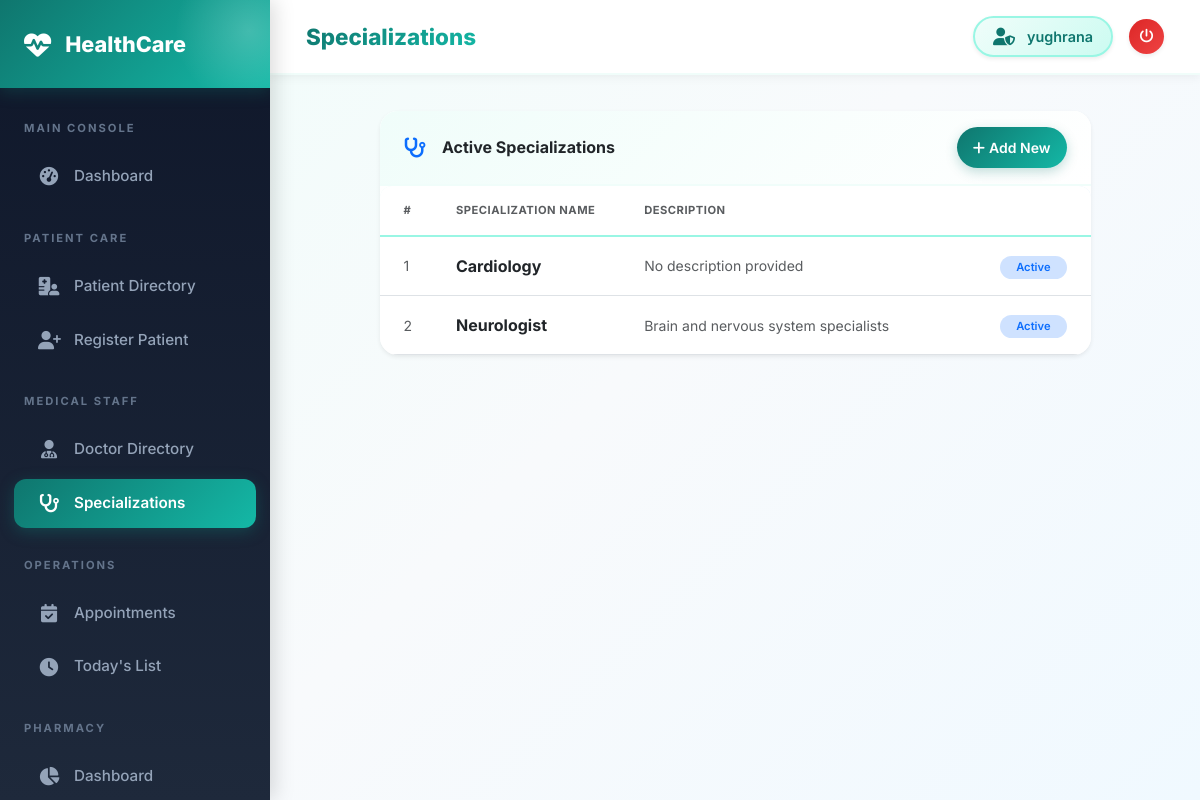
Screenshot of /doctors/specializations/ (signed in) with the database file from the repository.
### doctors/models.py (models this page shows, shortened)
class Specialization(models.Model):
    name = models.CharField(max_length=100, unique=True)
    description = models.TextField(blank=True)

### doctors/views.py (the view)
# urls.py: path('specializations/', views.specialization_list, name='specialization_list'),
@login_required
def specialization_list(request):
    specializations = Specialization.objects.all()
    return render(request, 'doctors/specialization_list.html', {'specializations': specializations})

### templates/doctors/specialization_list.html (shortened to what this page needs)
{% extends 'base/base.html' %}
{% block page_title %}Specializations{% endblock %}
{% block content %}
<div class="row justify-content-center">
    <div class="col-lg-10">
        <div class="card shadow-sm border-0">
            <div class="card-header bg-white py-3 px-4 d-flex justify-content-between align-items-center">
                <div class="d-flex align-items-center">
                    <i class="fas fa-stethoscope text-primary fa-lg me-3"></i>
                    <h6 class="mb-0 fw-bold">Active Specializations</h6>
                </div>
                <a href="{% url 'specialization_create' %}" class="btn btn-primary btn-sm rounded-pill px-3">
                    <i class="fas fa-plus me-1"></i>Add New
                </a>
            </div>
            <div class="card-body p-0">
                <div class="table-responsive">
                    <table class="table table-hover align-middle mb-0">
                        <thead class="bg-light">
                            <tr>
                                <th class="px-4 py-3 small text-uppercase text-muted fw-bold border-0">#</th>
                                <th class="py-3 small text-uppercase text-muted fw-bold border-0">Specialization Name</th>
                                <th class="py-3 small text-uppercase text-muted fw-bold border-0">Description</th>
                                <th class="px-4 py-3 border-0"></th>
                            </tr>
                        </thead>
                        <tbody class="border-top-0">
                            {% for s in specializations %}
                            <tr>
                                <td class="px-4 py-3 text-muted small">{{ forloop.counter }}</td>
                                <td class="py-3 fw-bold text-dark">{{ s.name }}</td>
                                <td class="py-3 text-muted small" style="max-width: 400px; white-space: normal;">
                                    {{ s.description|default:"No description provided" }}
                                </td>
                                <td class="px-4 py-3 text-end">
                                    <span class="badge bg-primary-subtle text-primary rounded-pill px-3">Active</span>
                                </td>
                            </tr>
                            {% endfor %}
                        </tbody>
                    </table>
                </div>
            </div>
        </div>
    </div>
</div>
{% endblock %}

### templates/base/base.html (shortened to what this page needs)
<!doctype html>
<html lang="en">
  <head>
    <link href="https://cdn.jsdelivr.net/npm/bootstrap@5.3.0/dist/css/bootstrap.min.css" rel="stylesheet" />
    <link href="https://cdnjs.cloudflare.com/ajax/libs/font-awesome/6.4.0/css/all.min.css" rel="stylesheet" />
  </head>
  <body>
    {% if user.is_authenticated %}
    <div class="sidebar" id="sidebar">
      <div class="sidebar-brand">
        <i class="fas fa-heartbeat"></i>
        <span>HealthCare</span>
      </div>
      <nav class="mt-2 pb-5">
        <div class="nav-section">Main Console</div>
        <a href="{% url 'dashboard' %}" class="nav-link {% if request.resolver_match.url_name == 'dashboard' %}active{% endif %}">
          <i class="fas fa-tachometer-alt"></i> Dashboard
        </a>
        <div class="nav-section">Patient Care</div>
        <a href="{% url 'patient_list' %}" class="nav-link {% if request.resolver_match.url_name == 'patient_list' %}active{% endif %}">
          <i class="fas fa-hospital-user"></i> Patient Directory
        </a>
        <a href="{% url 'patient_create' %}" class="nav-link {% if request.resolver_match.url_name == 'patient_create' %}active{% endif %}">
          <i class="fas fa-user-plus"></i> Register Patient
        </a>
        <div class="nav-section">Medical Staff</div>
        <a href="{% url 'doctor_list' %}" class="nav-link {% if request.resolver_match.url_name == 'doctor_list' %}active{% endif %}">
          <i class="fas fa-user-md"></i> Doctor Directory
        </a>
        <a href="{% url 'specialization_list' %}" class="nav-link {% if 'specialization' in request.resolver_match.url_name %}active{% endif %}">
          <i class="fas fa-stethoscope"></i> Specializations
        </a>
        <div class="nav-section">Operations</div>
        <a href="{% url 'appointment_list' %}" class="nav-link {% if request.resolver_match.url_name == 'appointment_list' %}active{% endif %}">
          <i class="fas fa-calendar-check"></i> Appointments
        </a>
        <a href="{% url 'today_appointments' %}" class="nav-link {% if request.resolver_match.url_name == 'today_appointments' %}active{% endif %}">
          <i class="fas fa-clock"></i> Today's List
        </a>
        <div class="nav-section">Pharmacy</div>
        <a href="{% url 'pharmacy_dashboard' %}" class="nav-link {% if request.resolver_match.url_name == 'pharmacy_dashboard' %}active{% endif %}">
          <i class="fas fa-chart-pie"></i> Dashboard
        </a>
      </nav>
    </div>
    <div class="main-content">
      <div class="topbar">
        <div class="d-flex align-items-center">
            <span class="topbar-title">{% block page_title %}HealthCare Portal{% endblock %}</span>
        </div>
        <div class="d-flex align-items-center gap-3">
          <div class="user-badge shadow-sm">
            <i class="fas fa-user-shield"></i>
            <span>{{ user.get_full_name|default:user.username }}</span>
          </div>
          <a href="{% url 'logout' %}" class="btn btn-sm btn-danger rounded-circle p-2 shadow-sm" style="width: 35px; height: 35px; display: flex; align-items: center; justify-content: center;">
            <i class="fas fa-power-off"></i>
          </a>
        </div>
      </div>
      <div class="page-content">
        {% block content %}{% endblock %}
      </div>
    </div>
    {% else %}
        {% block public_content %}{% endblock %}
    {% endif %}
  </body>
</html>

### templates/base/base.html (style rules this page uses)
:root { --primary-color: #0f766e; --primary-light: #14b8a6; --primary-dark: #0d9488; --accent-color: #06b6d4; --sidebar-bg: linear-gradient(180deg, #0f172a 0%, #1e293b 100%); --sidebar-width: 270px; --topbar-height: 75px; --success-color: #10b981; --warning-color: #f59e0b; --danger-color: #ef4444; --info-color: #3b82f6; }
* { margin: 0; padding: 0; box-sizing: border-box; }
body { background: linear-gradient(135deg, #f0fdfa 0%, #f8fafc 50%, #f0f9ff 100%); font-family: 'Inter', system-ui, -apple-system, sans-serif; color: #334155; min-height: 100vh; }
.sidebar { position: fixed; top: 0; left: 0; height: 100vh; width: var(--sidebar-width); background: var(--sidebar-bg); z-index: 1050; overflow-y: auto; transition: all 0.3s cubic-bezier(0.4, 0, 0.2, 1); box-shadow: 4px 0 20px rgba(0,0,0,0.15); }
.sidebar-brand { padding: 28px 24px; background: linear-gradient(135deg, #0f766e, #14b8a6); color: white; font-size: 1.35rem; font-weight: 800; display: flex; align-items: center; gap: 14px; box-shadow: 0 4px 15px rgba(15, 118, 110, 0.3); position: relative; overflow: hidden; }
.sidebar-brand::before { content: ''; position: absolute; top: -50%; right: -20%; width: 150px; height: 150px; background: radial-gradient(circle, rgba(255,255,255,0.2) 0%, transparent 70%); border-radius: 50%; }
.sidebar-brand i { font-size: 1.7rem; position: relative; z-index: 1; animation: pulse 2s infinite ease-in-out; }
.nav-section { padding: 24px 24px 10px; font-size: 0.7rem; color: #64748b; text-transform: uppercase; letter-spacing: 2px; font-weight: 700; }
.sidebar .nav-link { color: #94a3b8; padding: 13px 24px; margin: 5px 14px; border-radius: 12px; display: flex; align-items: center; gap: 14px; font-size: 0.95rem; font-weight: 500; transition: all 0.3s cubic-bezier(0.4, 0, 0.2, 1); text-decoration: none; position: relative; overflow: hidden; }
.sidebar .nav-link::before { content: ''; position: absolute; left: 0; top: 0; height: 100%; width: 0; background: linear-gradient(90deg, rgba(20, 184, 166, 0.1), transparent); transition: width 0.3s ease; }
.sidebar .nav-link.active { background: linear-gradient(135deg, #0f766e, #14b8a6); color: #fff; box-shadow: 0 4px 15px rgba(15, 118, 110, 0.4); font-weight: 600; }
.sidebar .nav-link i { width: 22px; text-align: center; font-size: 1.15rem; position: relative; z-index: 1; }
.main-content { margin-left: var(--sidebar-width); min-height: 100vh; transition: all 0.3s; }
.topbar { background: rgba(255, 255, 255, 0.95); backdrop-filter: blur(10px); height: var(--topbar-height); padding: 0 36px; box-shadow: 0 2px 10px rgba(0, 0, 0, 0.06); display: flex; justify-content: space-between; align-items: center; position: sticky; top: 0; z-index: 1000; border-bottom: 2px solid #f0fdfa; }
.topbar-title { font-weight: 800; background: linear-gradient(135deg, #0f766e, #14b8a6); -webkit-background-clip: text; -webkit-text-fill-color: transparent; background-clip: text; font-size: 1.4rem; }
.page-content { padding: 36px; animation: fadeIn 0.5s ease-out; }
.card { border: none; border-radius: 18px; box-shadow: 0 4px 25px rgba(0, 0, 0, 0.06); transition: all 0.3s cubic-bezier(0.4, 0, 0.2, 1); overflow: hidden; background: white; }
.card-header { background: linear-gradient(135deg, #f0fdfa, #ffffff); border-bottom: 2px solid #f0fdfa; padding: 20px 28px; font-weight: 700; }
.user-badge { background: linear-gradient(135deg, #f0fdfa, #ccfbf1); padding: 8px 18px; border-radius: 50px; display: flex; align-items: center; gap: 12px; font-weight: 600; color: #0f766e; font-size: 0.9rem; border: 2px solid #99f6e4; transition: all 0.3s ease; }
.user-badge i { color: var(--primary-color); font-size: 1.1rem; }
.btn { border-radius: 10px; font-weight: 600; padding: 10px 20px; transition: all 0.3s cubic-bezier(0.4, 0, 0.2, 1); border: none; }
.btn-primary { background: linear-gradient(135deg, #0f766e, #14b8a6); box-shadow: 0 4px 12px rgba(15, 118, 110, 0.25); }
.btn-danger { background: linear-gradient(135deg, #dc2626, #ef4444); box-shadow: 0 4px 12px rgba(239, 68, 68, 0.25); }
.table { border-radius: 12px; overflow: hidden; }
.table thead { background: linear-gradient(135deg, #f0fdfa, #e0f2fe); }
.table thead th { font-weight: 700; color: #0f766e; text-transform: uppercase; font-size: 0.8rem; letter-spacing: 0.5px; border-bottom: 2px solid #99f6e4 !important; }
.table tbody tr { transition: all 0.2s ease; }
.badge { border-radius: 8px; padding: 6px 12px; font-weight: 600; }

### rows the page displays
Specialization: name "Cardiology", description "No description provided"
Specialization: name "Neurologist", description "Brain and nervous system specialists"

### other values shown
{{ user.get_full_name|default:user.username }} "yughrana"
